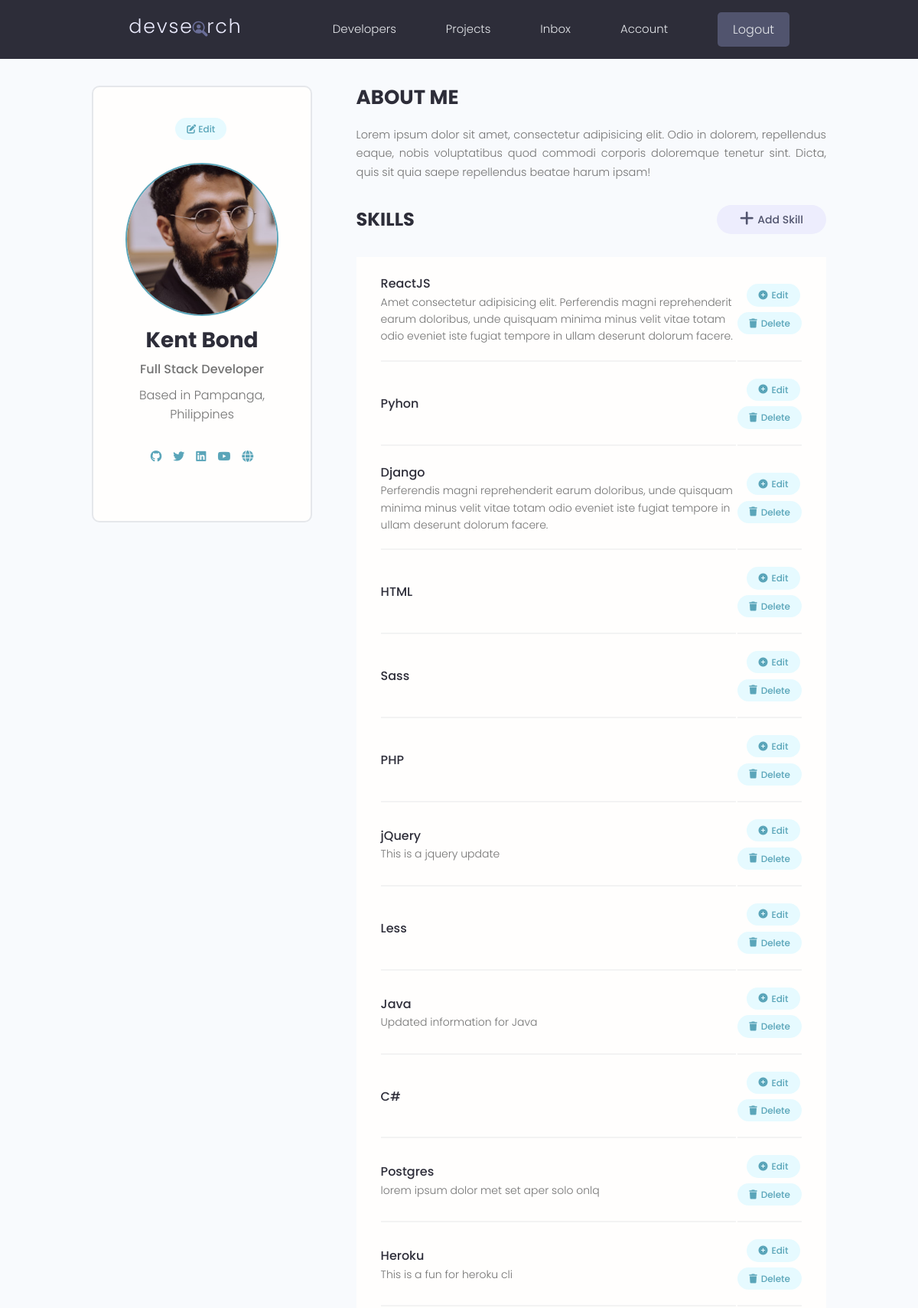
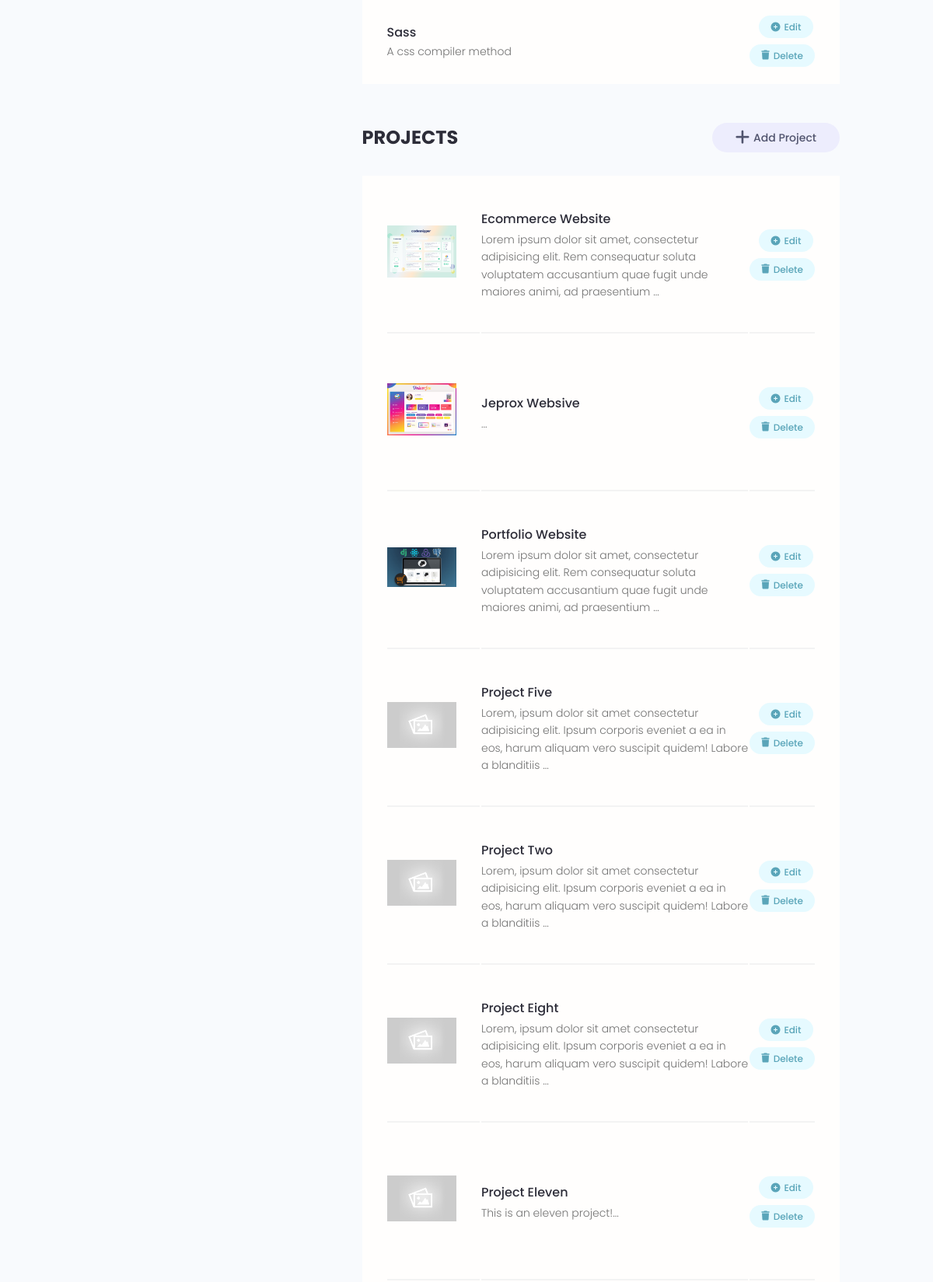
The app's page /account/ (signed in, upper part) with its own data (2 pictures, top to bottom).
### users/models.py (models this page shows, shortened)
class Profile(models.Model):
    id = models.UUIDField(default=uuid.uuid4, unique=True,
                          primary_key=True, editable=False)
    user = models.OneToOneField(
        User, on_delete=models.CASCADE, null=True, blank=True)
    name = models.CharField(max_length=200, blank=True, null=True)
    email = models.EmailField(max_length=500, blank=True, null=True)
    username = models.CharField(max_length=200, blank=True, null=True)
    short_intro = models.CharField(max_length=200, blank=True, null=True)
    bio = models.TextField(blank=True, null=True)
    location = models.CharField(max_length=200, blank=True, null=True)
    profile_image = models.ImageField(
        null=True, blank=True, upload_to="profiles/", default="profiles/user-default.png")
    social_github = models.CharField(max_length=200, blank=True, null=True)
    social_twitter = models.CharField(max_length=200, blank=True, null=True)
    social_linkedin = models.CharField(max_length=200, blank=True, null=True)
    social_youtube = models.CharField(max_length=200, blank=True, null=True)
    social_website = models.CharField(max_length=200, blank=True, null=True)
    created = models.DateTimeField(auto_now_add=True)
    class Meta:
        ordering = ['-created']
    @property
    def imageURL(self):
        try:
            url = self.profile_image.url
        except:
            url = ''
        return url

class Skill(models.Model):
    id = models.UUIDField(default=uuid.uuid4, unique=True,
                          primary_key=True, editable=False)
    owner = models.ForeignKey(
        Profile, on_delete=models.CASCADE, null=True, blank=True)
    name = models.CharField(max_length=200, blank=True, null=True)
    description = models.TextField(blank=True, null=True)
    created = models.DateTimeField(auto_now_add=True)

### projects/models.py (models this page shows, shortened)
class Project(models.Model):
    id = models.UUIDField(default=uuid.uuid4, unique=True,
                          primary_key=True, editable=False)
    owner = models.ForeignKey(
        Profile, null=True, blank=True, on_delete=models.CASCADE)
    title = models.CharField(max_length=200)
    description = models.TextField(null=True, blank=True)
    featured_image = models.ImageField(
        null=True, blank=True, default="default.jpg")
    demo_link = models.CharField(max_length=2000, null=True, blank=True)
    source_link = models.CharField(max_length=2000, null=True, blank=True)
    tags = models.ManyToManyField('Tag', blank=True)
    vote_total = models.IntegerField(default=0, null=True, blank=True)
    vote_ratio = models.IntegerField(default=0, null=True, blank=True)
    created = models.DateTimeField(auto_now_add=True)
    class Meta:
        ordering = ['-vote_ratio', '-vote_total', 'title']
    @property
    def imageURL(self):
        try:
            url = self.featured_image.url
        except:
            url = ''
        return url

### users/views.py (the view)
# urls.py: path('account/', views.userAccount, name="account"),
@login_required(login_url='login')
def userAccount(request):
    profile = request.user.profile
    skills = profile.skill_set.all()
    projects = profile.project_set.all()
    context = {'profile': profile, 'skills': skills, 'projects': projects}
    return render(request, 'users/account.html', context)

### users/templates/users/account.html (shortened to what this page needs)
{% extends 'main.html' %}
{% block content %}
<main class="settingsPage profile my-md">
  <div class="container">
    <div class="layout">
      <div class="column column--1of3">
        <div class="card text-center">
          <div class="card__body dev">
            <a class="tag tag--pill tag--main settings__btn" href="{% url 'edit-account' %}">
              <i class="fa-solid fa-pen-to-square"></i> Edit
            </a>
            <img class="avatar avatar--xl dev__avatar" src="{{profile.imageURL}}" />
            <h2 class="dev__name">{{profile.name}}</h2>
            <p class="dev__title">{{profile.short_intro}}</p>
            <p class="dev__location">Based in {{profile.location}}</p>
            <ul class="dev__social">
              {% if profile.social_github %}
              <li>
                <a title="Github" href="{{profile.social_github}}" target="_blank">
                  <i class="fa-brands fa-github"></i>
                </a>
              </li>
              {% endif %}
              {% if profile.social_twitter %}
              <li>
                <a title="Twitter" href="{{profile.social_twitter}}" target="_blank">
                  <i class="fa-brands fa-twitter"></i>
                </a>
              </li>
              {% endif %}
              {% if profile.social_linkedin %}
              <li>
                <a title="LinkedIn" href="{{profle.social_linked}}" target="_blank">
                  <i class="fa-brands fa-linkedin"></i>
                </a>
              </li>
              {% endif %}
              {% if profile.social_youtube %}
              <li>
                <a title="LinkedIn" href="{{profle.social_youtube}}" target="_blank">
                  <i class="fa-brands fa-youtube"></i>
                </a>
              </li>
              {% endif %}
              {% if profile.social_website %}
              <li>
                <a title="Personal Website" href="{{profile.social_website}}" target="_blank">
                  <i class="fa-solid fa-globe"></i>
                </a>
              </li>
              {% endif %}
            </ul>
          </div>
        </div>
      </div>
      <div class="column column--2of3">
        <div class="devInfo">
          <h3 class="devInfo__title">About Me</h3>
          <p class="devInfo__about">
            {{profile.bio}}
          </p>
        </div>
        <div class="settings">
          <h3 class="settings__title">Skills</h3>
          <a class="tag tag--pill tag--sub settings__btn tag--lg" href="{% url 'create-skill' %}">
            Add Skill
          </a>
        </div>
        <table class="settings__table">
          {% for skill in skills %}
          <tr>
            <td class="settings__tableInfo">
              <h4>{{skill.name}}</h4>
              <p>
                {{skill.description}}
              </p>
            </td>
            <td class="settings__tableActions">
              <a class="tag tag--pill tag--main settings__btn" href="{% url 'update-skill' skill.id %}">
                <i class="fa-solid fa-circle-plus mr1"></i>
                Edit
              </a>
              <a class="tag tag--pill tag--main settings__btn" href="{% url 'delete-skill' skill.id %}?next=/account">
                <i class="fa-solid fa-trash mr1"></i>
                Delete
              </a>
            </td>
          </tr>
          {% endfor %}
        </table>
        <div class="settings">
          <h3 class="settings__title">Projects</h3>
          <a class="tag tag--pill tag--sub settings__btn tag--lg" href="{% url 'create-project' %}">
            </i> Add Project</a>
        </div>
        <table class="settings__table">
          {% for project in projects %}
          <tr>
            <td class="settings__thumbnail">
              <a href="{% url 'project' project.id %}">
                <img src="{{project.imageURL}}" alt="{{project.title}}" /></a>
            </td>
            <td class="settings__tableInfo">
              <a href="{% url 'project' project.id %}">{{project.title}}</a>
              <p>
                {{project.description|slice:"150"}}...
              </p>
            </td>
            <td class="settings__tableActions">
              <a class="tag tag--pill tag--main settings__btn" href="{% url 'update-project' project.id %}">
                <i class="fa-solid fa-circle-plus mr1"></i>
                Edit
              </a>
              <a class="tag tag--pill tag--main settings__btn"
                href="{% url 'delete-project' project.id %}?next=/account">
                <i class="fa-solid fa-trash mr1"></i>
                Delete</a>
            </td>
          </tr>
          {% endfor %}
        </table>
      </div>
    </div>
  </div>
</main>
{% endblock %}

### static/styles/app.css (style rules this page uses)
:root { --color-sub: #2d2d39; }
.card { border: 2px solid var(--color-light); }
img { width: 100%; }
.profile .card > .dev { padding: 4rem; }
.dev__avatar { display: block; margin: auto; }
.dev__name { color: var(--color-sub); font-size: 2.8rem; font-weight: 700; margin-top: 1rem; margin-bottom: 0.5rem; }
.dev__title { font-size: 1.6rem; font-weight: 500; line-height: 1.3; }
.dev__location { margin-top: 1rem; }
.dev__social { margin: 3rem 0; list-style: none; display: flex; justify-content: center; gap: 1.5rem; }
.devInfo { margin-bottom: 3rem; }
.devInfo__title, .devInfo__subtitle { font-size: 2.6rem; color: var(--color-sub); text-transform: uppercase; font-weight: 700; margin-bottom: 1.5rem; }
.devInfo__about, .devSkill__info { font-size: 1.45rem; line-height: 1.7; text-align: justify; }
.settingsPage .dev > .settings__btn { display: inline-block; margin-bottom: 3rem; }
.settings { display: flex; justify-content: space-between; align-items: center; }
.settings__title { font-size: 2.4rem; text-transform: uppercase; font-weight: 700; color: var(--color-sub); }
.settings__table { margin-top: 3rem; margin-bottom: 5rem; padding: 0 3rem; background: var(--color-white); }
.settings__table tr { width: 100%; }
.settings__table tr > td { padding: 2rem 0; }
.settings__table tr:not(:last-child) td { border-bottom: 2px solid var(--color-white-light); }
.settings__thumbnail { width: 23%; min-width: 10rem; }
.settings__thumbnail img { padding-right: 3rem; height: 15rem; object-fit: contain; }
.settings__tableInfo { width: 100%; }
.settings__tableInfo h4, .settings__tableInfo a { padding-right: 1rem; width: auto; font-size: 1.6rem; font-weight: 500; color: var(--color-sub); }
.settings__tableInfo p { font-size: 1.4rem; }
.settings__tableActions { text-align: right; }

### static/styles/utilities.css (style rules this page uses)
.mr1 { margin-right: var(--space-1) }
:root { --space-1: .5rem; --space-2: 1rem; --space-3: 2rem; --space-4: 4rem; }

### static/uikit/styles/modules/_variables.css (style rules this page uses)
:root { --color-main: #5aa5b9; --color-main-light: #e6faff; --color-sub: #3f4156; --color-sub-light: #51546e; --color-sub-lighter: #ededfd; --color-text: #737373; --color-gray: #8b8b8b; --color-light: #e5e7eb; --color-light-gray: #767676; --color-bg: #f8fafd; --color-white: #fffefd; --color-white-light: #f3f3f3; --color-success: #359e64; --color-success-bg: #def8e8; --color-error: #fc4b0b; --color-error-bg: #fff2ee; --font-base: 'Poppins', arial, helvetica, 'Segoe UI', roboto, ubuntu, sans-serif; --font-monospace: 'Fira Code', 'Courier New', courier, monospace; --font-regular: 300; --font-medium: 500; --font-bold: 700; --generic-shadow: 1px 1px 5px #00000010; --generic-transition: all 0.3s ease-in-out; }

### static/uikit/styles/modules/_base.css (style rules this page uses)
* { margin: 0; padding: 0; box-sizing: border-box; text-rendering: optimizeLegibility; color: inherit; font-size: inherit; }
html { font-size: 50%; }
@media only screen and (min-width: 480px) { html { font-size: 56.25%; } }
@media only screen and (min-width: 1200px) { html { font-size: 62.5%; } }
body { line-height: 1.6; font-weight: 400; font-size: 1.5rem; color: var(--color-text); background-color: var(--color-bg); min-height: 100vh; }

### static/uikit/styles/modules/_typography.css (style rules this page uses)
* { font-family: var(--font-base); }
h2 { font-size: 3.6rem; font-weight: var(--font-bold); }
h3 { font-size: 3.2rem; font-weight: var(--font-medium); }
h4 { font-size: 2.8rem; font-weight: var(--font-medium); }
p, span, strong { font-size: 1.6rem; color: var(--color-text); font-weight: var(--font-regular); }
a { padding-bottom: 2px; text-decoration: none; display: inline-block; color: var(--color-main); font-weight: var(--font-medium); }

### static/uikit/styles/modules/_utilities.css (style rules this page uses)
.container { width: 92%; max-width: 165rem; margin: 0 auto; box-sizing: border-box; }
@media screen and (min-width: 1000px) { .container { width: 90%; } }
@media screen and (min-width: 1200px) { .container { width: 80%; } }
.text-center { text-align: center; }
.my-md { margin: 3rem auto; }

### static/uikit/styles/modules/_avatar.css (style rules this page uses)
.avatar { border-radius: 50%; border: 2px solid var(--color-main); object-fit: cover; }
.avatar--xl { height: 20rem; width: 20rem; }

### static/uikit/styles/modules/_card.css (style rules this page uses)
.card { border-radius: 1rem; background-color: var(--color-white); border: 1.5px solid var(--color-light); width: auto; height: auto; margin-top: 0.5rem; margin-bottom: 0.5rem; overflow: hidden; }
.card__body, .card__header { padding: 2rem 2.5rem; }

### static/uikit/styles/modules/_layout.css (style rules this page uses)
.layout { display: flex; flex-flow: row wrap; justify-content: space-between; }
.layout > .column { margin-bottom: 3rem; }
.layout > .column.column--1of3 { flex-basis: 30%; }
.layout > .column.column--2of3 { flex-basis: 64%; }

### records on screen
Profile: imageURL (picture), name "Kent Bond", short_intro "Full Stack Developer", location "Pampanga, Philippines", bio "Lorem ipsum dolor sit amet, consectetur adipisicing elit. Odio in dolorem, repellendus eaque, nobis voluptatibus quod commodi corporis doloremque tenetur sint. Dicta, quis sit quia saepe repellendus beatae harum ipsam!"
Skill: name "ReactJS", description "Amet consectetur adipisicing elit. Perferendis magni reprehenderit earum doloribus, unde quisquam minima minus velit vitae totam odio eveniet iste fugiat tempore in ullam deserunt dolorum facere."
Skill: name "Pyhon"
Skill: name "Django", description "Perferendis magni reprehenderit earum doloribus, unde quisquam minima minus velit vitae totam odio eveniet iste fugiat tempore in ullam deserunt dolorum facere."
Skill: name "HTML"
Skill: name "Sass"
Skill: name "PHP"
Skill: name "jQuery", description "This is a jquery update"
Skill: name "Less"
Skill: name "Java", description "Updated information for Java"
Skill: name "C#"
Skill: name "Postgres", description "lorem ipsum dolor met set aper solo onlq"
Skill: name "Heroku", description "This is a fun for heroku cli"
Skill: name "Sass", description "A css compiler method"
Project: imageURL (picture), title "Ecommerce Website", description "Lorem ipsum dolor sit amet, consectetur adipisicing elit. Rem consequatur soluta voluptatem accusantium quae fugit unde maiores animi, ad praesentium"
Project: imageURL (picture), title "Jeprox Websive"
Project: imageURL (picture), title "Portfolio Website", description "Lorem ipsum dolor sit amet, consectetur adipisicing elit. Rem consequatur soluta voluptatem accusantium quae fugit unde maiores animi, ad praesentium"
Project: imageURL (placeholder picture), title "Project Five", description "Lorem, ipsum dolor sit amet consectetur adipisicing elit. Ipsum corporis eveniet a ea in eos, harum aliquam vero suscipit quidem! Labore a blanditiis"
Project: imageURL (placeholder picture), title "Project Two", description "Lorem, ipsum dolor sit amet consectetur adipisicing elit. Ipsum corporis eveniet a ea in eos, harum aliquam vero suscipit quidem! Labore a blanditiis"
Project: imageURL (placeholder picture), title "Project Eight", description "Lorem, ipsum dolor sit amet consectetur adipisicing elit. Ipsum corporis eveniet a ea in eos, harum aliquam vero suscipit quidem! Labore a blanditiis"
Project: imageURL (placeholder picture), title "Project Eleven", description "This is an eleven project!"
